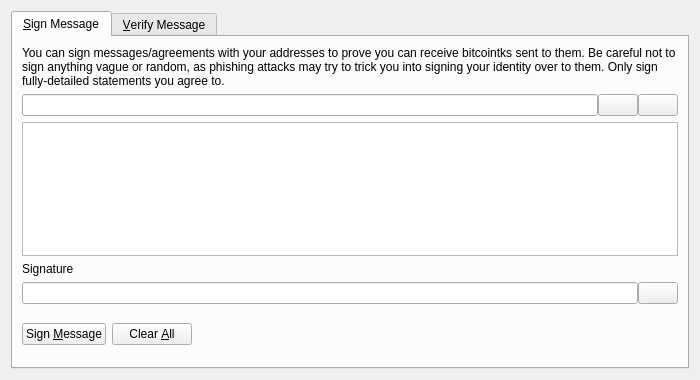
<?xml version="1.0" encoding="UTF-8"?>
<ui version="4.0">
 <class>SignVerifyMessageDialog</class>
 <widget class="QDialog" name="SignVerifyMessageDialog">
  <property name="geometry">
   <rect>
    <x>0</x>
    <y>0</y>
    <width>700</width>
    <height>380</height>
   </rect>
  </property>
  <property name="windowTitle">
   <string>Signatures - Sign / Verify a Message</string>
  </property>
  <property name="modal">
   <bool>true</bool>
  </property>
  <layout class="QVBoxLayout" name="verticalLayout">
   <item>
    <widget class="QTabWidget" name="tabWidget">
     <property name="currentIndex">
      <number>0</number>
     </property>
     <widget class="QWidget" name="tabSignMessage">
      <attribute name="title">
       <string>&amp;Sign Message</string>
      </attribute>
      <layout class="QVBoxLayout" name="verticalLayout_SM">
       <item>
        <widget class="QLabel" name="infoLabel_SM">
         <property name="text">
          <string>You can sign messages/agreements with your addresses to prove you can receive bitcointks sent to them. Be careful not to sign anything vague or random, as phishing attacks may try to trick you into signing your identity over to them. Only sign fully-detailed statements you agree to.</string>
         </property>
         <property name="textFormat">
          <enum>Qt::PlainText</enum>
         </property>
         <property name="wordWrap">
          <bool>true</bool>
         </property>
        </widget>
       </item>
       <item>
        <layout class="QHBoxLayout" name="horizontalLayout_1_SM">
         <property name="spacing">
          <number>0</number>
         </property>
         <item>
          <widget class="QValidatedLineEdit" name="addressIn_SM">
           <property name="toolTip">
            <string>The BitcoinTK address to sign the message with</string>
           </property>
          </widget>
         </item>
         <item>
          <widget class="QPushButton" name="addressBookButton_SM">
           <property name="toolTip">
            <string>Choose previously used address</string>
           </property>
           <property name="text">
            <string/>
           </property>
           <property name="icon">
            <iconset resource="../bitcoin.qrc">
             <normaloff>:/icons/address-book</normaloff>:/icons/address-book</iconset>
           </property>
           <property name="shortcut">
            <string>Alt+A</string>
           </property>
           <property name="autoDefault">
            <bool>false</bool>
           </property>
          </widget>
         </item>
         <item>
          <widget class="QPushButton" name="pasteButton_SM">
           <property name="toolTip">
            <string>Paste address from clipboard</string>
           </property>
           <property name="text">
            <string/>
           </property>
           <property name="icon">
            <iconset resource="../bitcoin.qrc">
             <normaloff>:/icons/editpaste</normaloff>:/icons/editpaste</iconset>
           </property>
           <property name="shortcut">
            <string>Alt+P</string>
           </property>
           <property name="autoDefault">
            <bool>false</bool>
           </property>
          </widget>
         </item>
        </layout>
       </item>
       <item>
        <widget class="QPlainTextEdit" name="messageIn_SM">
         <property name="toolTip">
          <string>Enter the message you want to sign here</string>
         </property>
        </widget>
       </item>
       <item>
        <widget class="QLabel" name="signatureLabel_SM">
         <property name="text">
          <string>Signature</string>
         </property>
         <property name="textFormat">
          <enum>Qt::PlainText</enum>
         </property>
        </widget>
       </item>
       <item>
        <layout class="QHBoxLayout" name="horizontalLayout_2_SM">
         <property name="spacing">
          <number>0</number>
         </property>
         <item>
          <widget class="QLineEdit" name="signatureOut_SM">
           <property name="font">
            <font>
             <italic>true</italic>
            </font>
           </property>
           <property name="readOnly">
            <bool>true</bool>
           </property>
          </widget>
         </item>
         <item>
          <widget class="QPushButton" name="copySignatureButton_SM">
           <property name="toolTip">
            <string>Copy the current signature to the system clipboard</string>
           </property>
           <property name="text">
            <string/>
           </property>
           <property name="icon">
            <iconset resource="../bitcoin.qrc">
             <normaloff>:/icons/editcopy</normaloff>:/icons/editcopy</iconset>
           </property>
           <property name="autoDefault">
            <bool>false</bool>
           </property>
          </widget>
         </item>
        </layout>
       </item>
       <item>
        <layout class="QHBoxLayout" name="horizontalLayout_3_SM">
         <item>
          <widget class="QPushButton" name="signMessageButton_SM">
           <property name="toolTip">
            <string>Sign the message to prove you own this BitcoinTK address</string>
           </property>
           <property name="text">
            <string>Sign &amp;Message</string>
           </property>
           <property name="icon">
            <iconset resource="../bitcoin.qrc">
             <normaloff>:/icons/edit</normaloff>:/icons/edit</iconset>
           </property>
           <property name="autoDefault">
            <bool>false</bool>
           </property>
          </widget>
         </item>
         <item>
          <widget class="QPushButton" name="clearButton_SM">
           <property name="toolTip">
            <string>Reset all sign message fields</string>
           </property>
           <property name="text">
            <string>Clear &amp;All</string>
           </property>
           <property name="icon">
            <iconset resource="../bitcoin.qrc">
             <normaloff>:/icons/remove</normaloff>:/icons/remove</iconset>
           </property>
           <property name="autoDefault">
            <bool>false</bool>
           </property>
          </widget>
         </item>
         <item>
          <spacer name="horizontalSpacer_1_SM">
           <property name="orientation">
            <enum>Qt::Horizontal</enum>
           </property>
           <property name="sizeHint" stdset="0">
            <size>
             <width>40</width>
             <height>48</height>
            </size>
           </property>
          </spacer>
         </item>
         <item>
          <widget class="QLabel" name="statusLabel_SM">
           <property name="font">
            <font>
             <weight>75</weight>
             <bold>true</bold>
            </font>
           </property>
           <property name="text">
            <string/>
           </property>
           <property name="wordWrap">
            <bool>true</bool>
           </property>
          </widget>
         </item>
         <item>
          <spacer name="horizontalSpacer_2_SM">
           <property name="orientation">
            <enum>Qt::Horizontal</enum>
           </property>
           <property name="sizeHint" stdset="0">
            <size>
             <width>40</width>
             <height>48</height>
            </size>
           </property>
          </spacer>
         </item>
        </layout>
       </item>
      </layout>
     </widget>
     <widget class="QWidget" name="tabVerifyMessage">
      <attribute name="title">
       <string>&amp;Verify Message</string>
      </attribute>
      <layout class="QVBoxLayout" name="verticalLayout_VM">
       <item>
        <widget class="QLabel" name="infoLabel_VM">
         <property name="text">
          <string>Enter the receiver's address, message (ensure you copy line breaks, spaces, tabs, etc. exactly) and signature below to verify the message. Be careful not to read more into the signature than what is in the signed message itself, to avoid being tricked by a man-in-the-middle attack. Note that this only proves the signing party receives with the address, it cannot prove sendership of any transaction!</string>
         </property>
         <property name="textFormat">
          <enum>Qt::PlainText</enum>
         </property>
         <property name="alignment">
          <set>Qt::AlignLeading|Qt::AlignLeft|Qt::AlignTop</set>
         </property>
         <property name="wordWrap">
          <bool>true</bool>
         </property>
        </widget>
       </item>
       <item>
        <layout class="QHBoxLayout" name="horizontalLayout_1_VM">
         <property name="spacing">
          <number>0</number>
         </property>
         <item>
          <widget class="QValidatedLineEdit" name="addressIn_VM">
           <property name="toolTip">
            <string>The BitcoinTK address the message was signed with</string>
           </property>
          </widget>
         </item>
         <item>
          <widget class="QPushButton" name="addressBookButton_VM">
           <property name="toolTip">
            <string>Choose previously used address</string>
           </property>
           <property name="text">
            <string/>
           </property>
           <property name="icon">
            <iconset resource="../bitcoin.qrc">
             <normaloff>:/icons/address-book</normaloff>:/icons/address-book</iconset>
           </property>
           <property name="shortcut">
            <string>Alt+A</string>
           </property>
           <property name="autoDefault">
            <bool>false</bool>
           </property>
          </widget>
         </item>
        </layout>
       </item>
       <item>
        <widget class="QPlainTextEdit" name="messageIn_VM"/>
       </item>
       <item>
        <widget class="QValidatedLineEdit" name="signatureIn_VM"/>
       </item>
       <item>
        <layout class="QHBoxLayout" name="horizontalLayout_2_VM">
         <item>
          <widget class="QPushButton" name="verifyMessageButton_VM">
           <property name="toolTip">
            <string>Verify the message to ensure it was signed with the specified BitcoinTK address</string>
           </property>
           <property name="text">
            <string>Verify &amp;Message</string>
           </property>
           <property name="icon">
            <iconset resource="../bitcoin.qrc">
             <normaloff>:/icons/transaction_0</normaloff>:/icons/transaction_0</iconset>
           </property>
           <property name="autoDefault">
            <bool>false</bool>
           </property>
          </widget>
         </item>
         <item>
          <widget class="QPushButton" name="clearButton_VM">
           <property name="toolTip">
            <string>Reset all verify message fields</string>
           </property>
           <property name="text">
            <string>Clear &amp;All</string>
           </property>
           <property name="icon">
            <iconset resource="../bitcoin.qrc">
             <normaloff>:/icons/remove</normaloff>:/icons/remove</iconset>
           </property>
           <property name="autoDefault">
            <bool>false</bool>
           </property>
          </widget>
         </item>
         <item>
          <spacer name="horizontalSpacer_1_VM">
           <property name="orientation">
            <enum>Qt::Horizontal</enum>
           </property>
           <property name="sizeHint" stdset="0">
            <size>
             <width>40</width>
             <height>48</height>
            </size>
           </property>
          </spacer>
         </item>
         <item>
          <widget class="QLabel" name="statusLabel_VM">
           <property name="font">
            <font>
             <weight>75</weight>
             <bold>true</bold>
            </font>
           </property>
           <property name="text">
            <string/>
           </property>
           <property name="wordWrap">
            <bool>true</bool>
           </property>
          </widget>
         </item>
         <item>
          <spacer name="horizontalSpacer_2_VM">
           <property name="orientation">
            <enum>Qt::Horizontal</enum>
           </property>
           <property name="sizeHint" stdset="0">
            <size>
             <width>40</width>
             <height>48</height>
            </size>
           </property>
          </spacer>
         </item>
        </layout>
       </item>
      </layout>
     </widget>
    </widget>
   </item>
  </layout>
 </widget>
 <customwidgets>
  <customwidget>
   <class>QValidatedLineEdit</class>
   <extends>QLineEdit</extends>
   <header>qt/qvalidatedlineedit.h</header>
  </customwidget>
 </customwidgets>
 <resources>
  <include location="../bitcoin.qrc"/>
 </resources>
 <connections/>
</ui>
